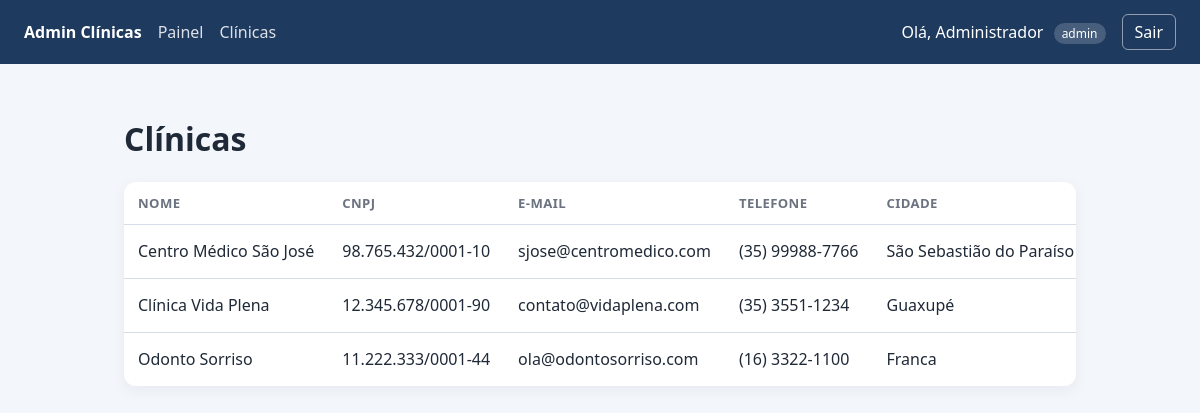
Screenshot of /clinicas.php (signed in) with the database file from the repository.
### tables this page shows
CREATE TABLE IF NOT EXISTS clinicas (
  id INT AUTO_INCREMENT PRIMARY KEY,
  nome VARCHAR(150) NOT NULL,
  cnpj CHAR(14) NOT NULL UNIQUE,           
  email VARCHAR(150) NOT NULL,
  telefone VARCHAR(11) NOT NULL,           
  cidade VARCHAR(100) NOT NULL,
  criado_em TIMESTAMP NOT NULL DEFAULT CURRENT_TIMESTAMP
);

### includes/auth.php (called while the page is built, shortened)
<?php
function e(?string $valor): string
{
    return htmlspecialchars($valor ?? "", ENT_QUOTES, "UTF-8");
}

### includes/clinicas.php (called while the page is built, shortened)
<?php
function listarClinicas(PDO $pdo): array
{
    return $pdo->query("SELECT " . CAMPOS_CLINICA . " FROM clinicas ORDER BY nome")->fetchAll();
}

### clinicas.php (the view, shortened to what this page needs)
<?php
require_once "includes/auth.php";
require_once "config/conexao.php";
require_once "includes/clinicas.php";
$clinicas = listarClinicas($pdo);
require "includes/topo.php";
function formatarCnpj(string $c): string
{
    return preg_replace("/^(\d{2})(\d{3})(\d{3})(\d{4})(\d{2})$/", "$1.$2.$3/$4-$5", $c);
}
function formatarTelefone(string $t): string
{
    return preg_replace("/^(\d{2})(\d{4,5})(\d{4})$/", "($1) $2-$3", $t);
}
?>
    <main class="conteudo">
        <h1>Clínicas</h1>
        <?php if (!$clinicas): ?>
            <p>Nenhuma clínica cadastrada.</p>
        <?php else: ?>
            <div class="tabela-wrap">
                <table>
                    <thead>
                        <tr>
                            <th>Nome</th>
                            <th>CNPJ</th>
                            <th>E-mail</th>
                            <th>Telefone</th>
                            <th>Cidade</th>
                        </tr>
                    </thead>
                    <tbody>
                        <?php foreach ($clinicas as $c): ?>
                            <tr>
                                <td><?= e($c["nome"]) ?></td>
                                <td><?= e(formatarCnpj($c["cnpj"])) ?></td>
                                <td><?= e($c["email"]) ?></td>
                                <td><?= e(formatarTelefone($c["telefone"])) ?></td>
                                <td><?= e($c["cidade"]) ?></td>
                            </tr>
                        <?php endforeach; ?>
                    </tbody>
                </table>
            </div>
        <?php endif; ?>
    </main>
</body>
</html>

### includes/topo.php (shortened to what this page needs)
<!DOCTYPE html>
<html lang="pt-BR">
<head>
    <link rel="stylesheet" href="assets/css/style.css">
</head>
<body>
    <header class="topo">
        <nav class="menu">
            <strong>Admin Clínicas</strong>
            <a href="painel.php">Painel</a>
            <a href="clinicas.php">Clínicas</a>
        </nav>
        <nav>
            <span>Olá, <?= e($_SESSION["nome"] ?? "usuário") ?>
                <small class="tag"><?= e($_SESSION["perfil"] ?? "") ?></small>
            </span>
            <a class="botao-sair" href="logout.php">Sair</a>
        </nav>
    </header>

### assets/css/style.css (style rules this page uses)
:root { --azul: #1e3a5f; --azul-claro: #2f6db5; --fundo: #f3f6fa; --texto: #1f2937; --cinza: #6b7280; --borda: #d6dde8; --erro-bg: #fdecec; --erro: #b42318; --ok-bg: #e7f6ec; --ok: #1e7b45; }
* { box-sizing: border-box; }
body { margin: 0; font-family: system-ui, -apple-system, "Segoe UI", Roboto, sans-serif; background: var(--fundo); color: var(--texto); }
a { color: var(--azul-claro); }
.topo { display: flex; justify-content: space-between; align-items: center; gap: 12px; padding: 14px 24px; background: var(--azul); color: #fff; }
.topo nav { display: flex; align-items: center; gap: 16px; }
.tag { margin-left: 6px; padding: 2px 8px; border-radius: 999px; background: rgba(255, 255, 255, .18); font-size: .75rem; }
.botao-sair { color: #fff; text-decoration: none; border: 1px solid rgba(255, 255, 255, .5); padding: 6px 12px; border-radius: 6px; }
.conteudo { max-width: 1000px; margin: 0 auto; padding: 32px 24px; }
.menu { display: flex; align-items: center; gap: 18px; }
.menu a { color: rgba(255, 255, 255, .85); text-decoration: none; }
.tabela-wrap { overflow-x: auto; background: #fff; border-radius: 12px; box-shadow: 0 4px 14px rgba(30, 58, 95, .06); }
table { width: 100%; border-collapse: collapse; }
th, td { padding: 12px 14px; text-align: left; border-bottom: 1px solid var(--borda); white-space: nowrap; }
th { font-size: .82rem; text-transform: uppercase; letter-spacing: .03em; color: var(--cinza); }
tr:last-child td { border-bottom: 0; }

### rows the page displays
clinicas: nome "Centro Médico São José", cnpj "98.765.432/0001-10", email "sjose@centromedico.com", telefone "(35) 99988-7766", cidade "São Sebastião do Paraíso"
clinicas: nome "Clínica Vida Plena", cnpj "12.345.678/0001-90", email "contato@vidaplena.com", telefone "(35) 3551-1234", cidade "Guaxupé"
clinicas: nome "Odonto Sorriso", cnpj "11.222.333/0001-44", email "ola@odontosorriso.com", telefone "(16) 3322-1100", cidade "Franca"

### other values shown
$_SESSION["nome"] "Administrador"
$_SESSION["perfil"] "admin"
